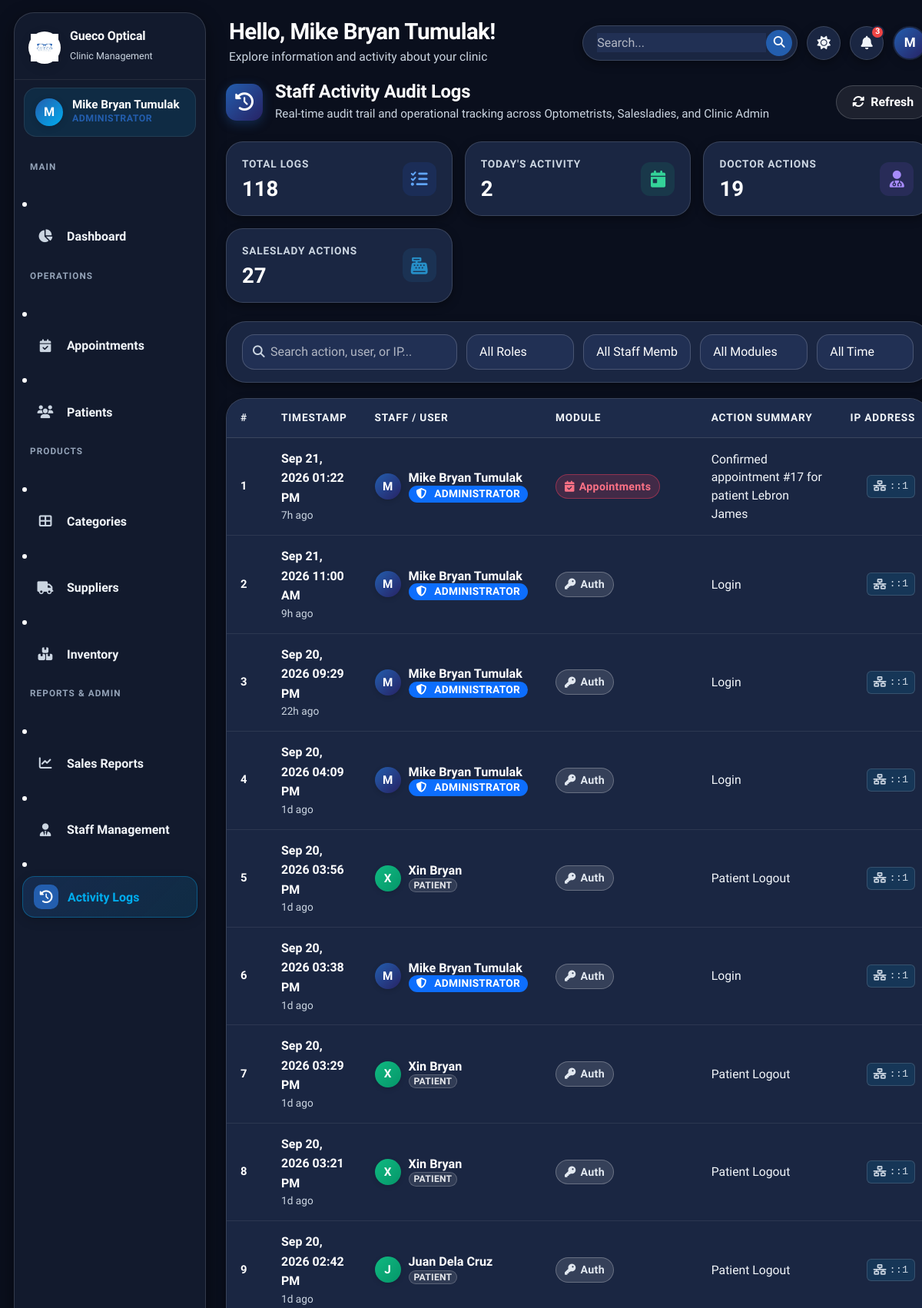
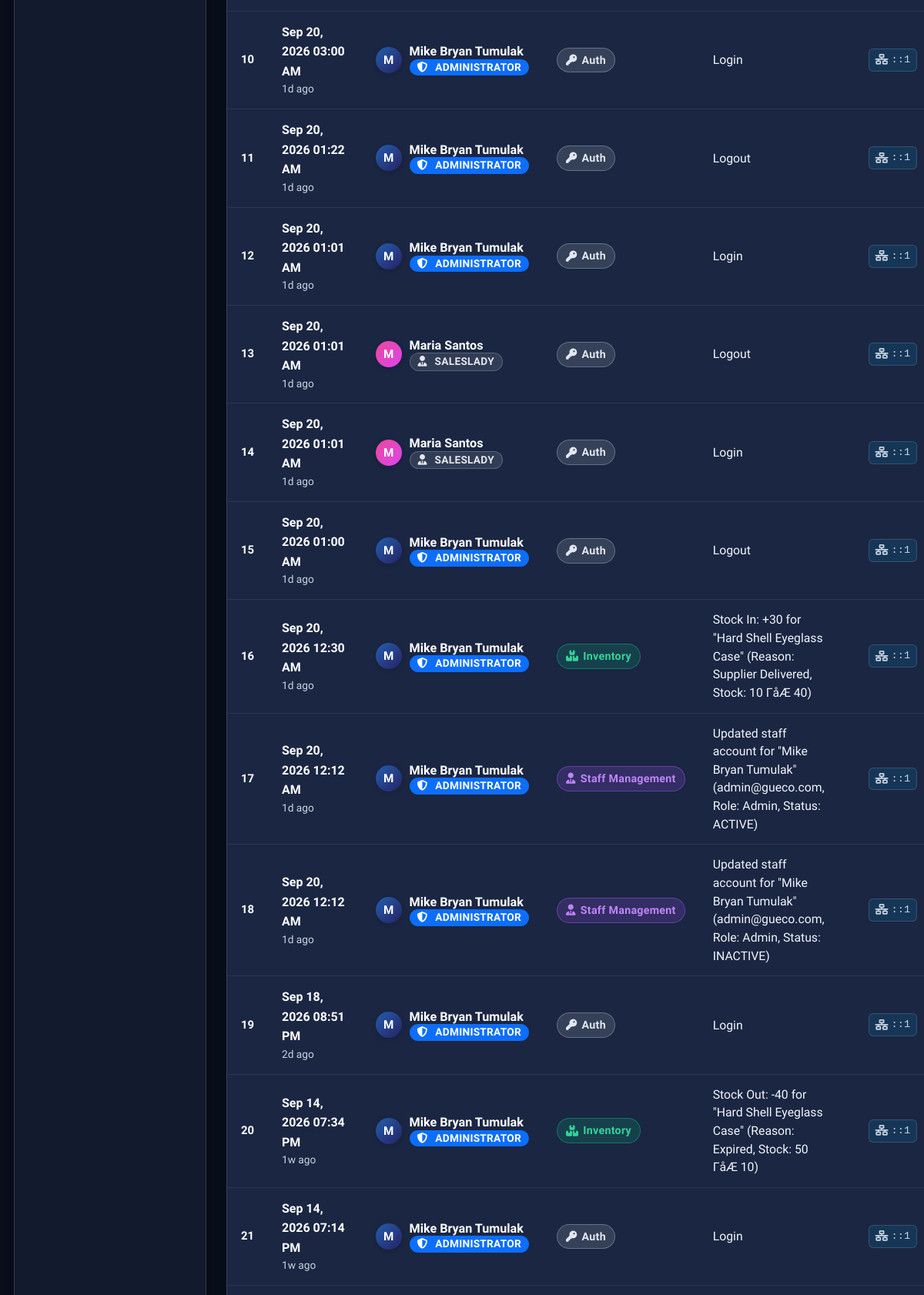
The page /admin/activity_logs.php (signed in, upper part) on the database its author committed (2 pictures, top to bottom).
### tables this page shows
CREATE TABLE `users` (
  `id` int(11) NOT NULL AUTO_INCREMENT,
  `full_name` varchar(100) NOT NULL,
  `email` varchar(100) NOT NULL,
  `password` varchar(255) NOT NULL,
  `role` enum('admin','doctor','saleslady') NOT NULL,
  `phone` varchar(20) DEFAULT NULL,
  `status` enum('active','inactive') DEFAULT 'active',
  `profile_photo` varchar(255) DEFAULT NULL,
  `created_at` timestamp NOT NULL DEFAULT current_timestamp(),
  `updated_at` timestamp NOT NULL DEFAULT current_timestamp() ON UPDATE current_timestamp(),
  PRIMARY KEY (`id`),
  UNIQUE KEY `email` (`email`)
);

CREATE TABLE `activity_logs` (
  `id` int(11) NOT NULL AUTO_INCREMENT,
  `user_id` int(11) DEFAULT NULL,
  `user_type` enum('staff','patient') DEFAULT 'staff',
  `action` varchar(200) NOT NULL,
  `module` varchar(100) DEFAULT NULL,
  `ip_address` varchar(45) DEFAULT NULL,
  `created_at` timestamp NOT NULL DEFAULT current_timestamp(),
  PRIMARY KEY (`id`),
  KEY `user_id` (`user_id`),
  CONSTRAINT `activity_logs_ibfk_1` FOREIGN KEY (`user_id`) REFERENCES `users` (`id`) ON DELETE SET NULL
);

CREATE TABLE `patients` (
  `id` int(11) NOT NULL AUTO_INCREMENT,
  `first_name` varchar(100) DEFAULT NULL,
  `middle_name` varchar(100) DEFAULT NULL,
  `last_name` varchar(100) DEFAULT NULL,
  `full_name` varchar(100) DEFAULT NULL,
  `email` varchar(100) NOT NULL,
  `google_id` varchar(255) DEFAULT NULL,
  `password` varchar(255) NOT NULL,
  `phone` varchar(20) DEFAULT NULL,
  `address` text DEFAULT NULL,
  `birthdate` date DEFAULT NULL,
  `gender` enum('male','female','other') DEFAULT NULL,
  `avatar` varchar(500) DEFAULT NULL,
  `status` enum('active','inactive') DEFAULT 'active',
  `created_at` timestamp NOT NULL DEFAULT current_timestamp(),
  `updated_at` timestamp NOT NULL DEFAULT current_timestamp() ON UPDATE current_timestamp(),
  `reset_otp_hash` varchar(255) DEFAULT NULL,
  `reset_expires` datetime DEFAULT NULL,
  PRIMARY KEY (`id`),
  UNIQUE KEY `email` (`email`),
  UNIQUE KEY `google_id` (`google_id`)
);

### admin/activity_logs.php (the view, shortened to what the rows shown need)
<?php
require_once __DIR__ . '/../config/functions.php';
$db = getDB();
$page         = max(1, (int)($_GET['page'] ?? 1));
$perPage      = 25;
$where = ['1=1'];
$params = [];
$whereStr = implode(' AND ', $where);
$countSql = "
    SELECT COUNT(*) as c
    FROM activity_logs l
    LEFT JOIN users u ON u.id = l.user_id AND l.user_type = 'staff'
    LEFT JOIN patients p ON p.id = l.user_id AND l.user_type = 'patient'
    WHERE $whereStr
";
$cntStmt = $db->prepare($countSql);
$cntStmt->execute($params);
$totalLogs = (int)($cntStmt->fetch()['c'] ?? 0);
$pg = paginate($totalLogs, $perPage, $page);
$fetchSql = "
    SELECT l.*,
           u.full_name as staff_name,
           u.role as staff_role,
           u.email as staff_email,
           p.full_name as patient_name
    FROM activity_logs l
    LEFT JOIN users u ON u.id = l.user_id AND l.user_type = 'staff'
    LEFT JOIN patients p ON p.id = l.user_id AND l.user_type = 'patient'
    WHERE $whereStr
    ORDER BY l.created_at DESC
    LIMIT ? OFFSET ?
";
$fetchParams = array_merge($params, [$perPage, $pg['offset']]);
$logsStmt = $db->prepare($fetchSql);
$logsStmt->execute($fetchParams);
$logs = $logsStmt->fetchAll();
function getModuleBadge(string $module): array {
    $m = strtolower($module);
    if (strpos($m, 'pos') !== false || strpos($m, 'sale') !== false) {
        return ['class' => 'mod-sales', 'icon' => 'fa-cash-register'];
    } elseif (strpos($m, 'prescription') !== false) {
        return ['class' => 'mod-prescriptions', 'icon' => 'fa-glasses'];
    } elseif (strpos($m, 'appointment') !== false) {
        return ['class' => 'mod-appointments', 'icon' => 'fa-calendar-check'];
    } elseif (strpos($m, 'inventory') !== false || strpos($m, 'stock') !== false) {
        return ['class' => 'mod-inventory', 'icon' => 'fa-boxes'];
    } elseif (strpos($m, 'staff') !== false) {
        return ['class' => 'mod-staff', 'icon' => 'fa-user-tie'];
    } elseif (strpos($m, 'cat') !== false) {
        return ['class' => 'mod-categories', 'icon' => 'fa-th-large'];
    } elseif (strpos($m, 'sup') !== false) {
        return ['class' => 'mod-suppliers', 'icon' => 'fa-truck'];
    } elseif (strpos($m, 'auth') !== false || strpos($m, 'login') !== false || strpos($m, 'logout') !== false) {
        return ['class' => 'mod-auth', 'icon' => 'fa-key'];
    }
    return ['class' => 'mod-default', 'icon' => 'fa-shield-halved'];
}
$extraHead = '<link rel="stylesheet" href="' . BASE_URL . 'assets/css/pages/activity_logs.css?v=' . time() . '">';
include __DIR__ . '/../includes/header.php';
?>
<div class="table-wrapper">
  <div class="table-responsive">
    <table class="table">
      <thead>
        <tr>
          <th style="width: 60px;">#</th>
          <th style="width: 200px;">Timestamp</th>
          <th style="width: 220px;">Staff / User</th>
          <th style="width: 160px;">Module</th>
          <th>Action Summary</th>
          <th style="width: 140px; text-align: right;">IP Address</th>
        </tr>
      </thead>
      <tbody>
        <?php if (empty($logs)): ?>
        <tr>
          <td colspan="6">
            <div class="empty-state" style="text-align:center; padding:48px 20px;">
              <div class="empty-icon" style="font-size:2.5rem; color:var(--text-muted); margin-bottom:12px;">
                <i class="fas fa-history"></i>
              </div>
              <h6 style="font-weight:700; color:var(--text-primary); margin-bottom:4px;">No activity logs recorded</h6>
              <p style="font-size:0.84rem; color:var(--text-muted);">Staff actions will automatically appear here as clinic operations occur.</p>
            </div>
          </td>
        </tr>
        <?php else: ?>
        <?php foreach ($logs as $i => $log): ?>
        <?php
          $isPatient = ($log['user_type'] === 'patient');
          $displayName = $isPatient ? ($log['patient_name'] ?? 'Patient #'.$log['user_id']) : ($log['staff_name'] ?? 'System / Former Staff');
          $avatarClass = 'avatar-' . ($isPatient ? 'patient' : ($log['staff_role'] ?? 'admin'));
          $modBadge = getModuleBadge($log['module'] ?? '');
        ?>
        <tr>
          <td style="color:var(--text-muted); font-size:0.78rem; font-weight:600;">
            <?= $pg['offset'] + $i + 1 ?>
          </td>
          <td>
            <div style="font-weight: 600; font-size: 0.84rem; color: var(--text-primary);">
              <?= date('M d, Y h:i A', strtotime($log['created_at'])) ?>
            </div>
            <div style="font-size: 0.72rem; color: var(--text-muted);">
              <?= timeAgo($log['created_at']) ?>
            </div>
          </td>
          <td>
            <div class="log-user-chip">
              <div class="log-user-avatar <?= $avatarClass ?>">
                <?= strtoupper(substr($displayName, 0, 1)) ?>
              </div>
              <div>
                <div class="log-user-name"><?= sanitize($displayName) ?></div>
                <div class="log-user-role">
                  <?php if ($isPatient): ?>
                    <span class="badge bg-secondary" style="font-size:0.64rem; padding:2px 6px;">Patient</span>
                  <?php else: ?>
                    <?= roleBadge($log['staff_role'] ?? 'admin') ?>
                  <?php endif; ?>
                </div>
              </div>
            </div>
          </td>
          <td>
            <span class="module-badge <?= $modBadge['class'] ?>">
              <i class="fas <?= $modBadge['icon'] ?>"></i>
              <?= sanitize($log['module'] ?: 'General') ?>
            </span>
          </td>
          <td>
            <div class="log-action-text">
              <?= sanitize($log['action']) ?>
            </div>
          </td>
          <td style="text-align: right;">
            <span class="log-ip-badge">
              <i class="fas fa-network-wired"></i> <?= sanitize($log['ip_address'] ?: '—') ?>
            </span>
          </td>
        </tr>
        <?php endforeach; ?>
        <?php endif; ?>
      </tbody>
    </table>
  </div>
</div>
<?php include __DIR__ . '/../includes/footer.php'; ?>

### includes/header.php (shortened to what the rows shown need)
<?php
require_once __DIR__ . '/../config/functions.php';
$user        = getCurrentUser();
$fullName    = $user['full_name'] ?? 'Admin';
$initials    = strtoupper(substr($fullName, 0, 1));
$userTheme = $_COOKIE['gueco_theme'] ?? ($_COOKIE['theme'] ?? 'dark');
$currentTheme = ($userTheme === 'light') ? 'light' : 'dark';
?>
<!DOCTYPE html>
<html lang="en" data-theme="<?= $currentTheme ?>">
<head>
  <link href="https://cdn.jsdelivr.net/npm/bootstrap@5.3.3/dist/css/bootstrap.min.css" rel="stylesheet">
  <link rel="stylesheet" href="https://cdnjs.cloudflare.com/ajax/libs/font-awesome/6.5.0/css/all.min.css">
  <link rel="stylesheet" href="<?= BASE_URL ?>assets/css/style.css?v=<?= time() ?>">
  <?php if (isset($extraHead)) echo $extraHead; ?>
</head>
<body>
<div class="app-wrapper">
  <aside class="sidebar" id="sidebar">
    <div class="sidebar-user">
      <div class="user-avatar">
        <span><?= $initials ?></span>
      </div>
      <div class="user-info">
        <div class="user-name"><?= sanitize($fullName) ?></div>
        <div class="user-role"><?= getRoleLabel($user['role'] ?? '') ?></div>
      </div>
    </div>
  </aside>
  <div class="main-content">
    <header class="app-header">
      <div class="header-left">
        <div class="header-greeting">
          <h4>Hello, <?= sanitize($fullName) ?>!</h4>
          <p>Explore information and activity about your clinic</p>
        </div>
      </div>
      <div class="header-right">
        <div class="header-search-wrap">
          <input type="text" placeholder="Search..." aria-label="Search">
          <button type="button" class="header-search-btn" title="Search">
          </button>
        </div>
        <button class="header-icon-btn" id="themeToggle" title="Toggle Theme">
          <i class="fas fa-moon" id="themeIcon"></i>
        </button>
        <div class="dropdown" id="notifDropdownWrap">
          <button class="header-icon-btn" type="button" data-bs-toggle="dropdown" aria-expanded="false" title="Notifications">
          </button>
        </div>
        <div class="header-avatar" title="<?= sanitize($fullName) ?>">
          <?= $initials ?>
        </div>
      </div>
    </header>
    <div class="page-content">

### config/functions.php (shortened to what the rows shown need)
<?php
function getCurrentUser(): ?array {
    try {
        $db = getDB();
        $stmt = $db->prepare("SELECT id, full_name, role, email, phone, status FROM users WHERE id = ?");
        $stmt->execute([$_SESSION['user_id']]);
        $user = $stmt->fetch();
        if ($user) {
            $currentUser = $user;
            return $currentUser;
        }
    } catch (Exception $e) {
    }
    $currentUser = [
        'id'        => $_SESSION['user_id'] ?? 0,
        'full_name' => $_SESSION['user_name'] ?? 'User',
        'role'      => $_SESSION['user_role'] ?? 'guest',
        'email'     => $_SESSION['user_email'] ?? '',
    ];
    return $currentUser;
}
function getRoleLabel(string $role): string {
    return match($role) {
        'admin'     => 'Administrator',
        'doctor'    => 'Optometrist',
        'saleslady' => 'Saleslady / Cashier',
        default     => ucfirst($role),
    };
}
function sanitize(string $value): string {
    return htmlspecialchars(strip_tags(trim($value)), ENT_QUOTES, 'UTF-8');
}
function timeAgo(string $datetime): string {
    try {
        $tz = new DateTimeZone('Asia/Manila');
        $now = new DateTime('now', $tz);
        $past = new DateTime($datetime, $tz);
        $diff = $now->diff($past);
        if ($diff->d >= 7) return floor($diff->d / 7) . 'w ago';
        if ($diff->d > 0) return $diff->d . 'd ago';
        if ($diff->h > 0) return $diff->h . 'h ago';
        return 'Just now';
    } catch (Exception $e) {
        return formatDate($datetime);
    }
}
function roleBadge(string $role): string {
    $map = [
        'admin'     => ['primary',   'shield-alt', 'Administrator'],
        'doctor'    => ['info',      'user-md',    'Optometrist'],
        'saleslady' => ['secondary', 'user-tie',   'Saleslady'],
    ];
    $cfg = $map[$role] ?? ['secondary', 'user', ucfirst($role)];
    return "<span class='badge bg-{$cfg[0]}'><i class='fas fa-{$cfg[1]} me-1'></i>{$cfg[2]}</span>";
}
function paginate(int $total, int $perPage, int $currentPage): array {
    $totalPages = (int) ceil($total / $perPage);
    $offset = ($currentPage - 1) * $perPage;
    return [
        'total'       => $total,
        'per_page'    => $perPage,
        'current'     => $currentPage,
        'total_pages' => $totalPages,
        'pages'       => $totalPages,
        'offset'      => $offset,
        'has_prev'    => $currentPage > 1,
        'has_next'    => $currentPage < $totalPages,
    ];
}

### rows shown on the page
users: full_name "M", full_name "Mike Bryan Tumulak", role "ADMINISTRATOR"
activity_logs: offset "1", created_at "Sep 21, 2026 01:22 PM", created_at "7h ago", user_type.full_name "M", user.full_name "Mike Bryan Tumulak", user.role "ADMINISTRATOR", module "Appointments", action "Confirmed appointment #17 for patient Lebron James", ip_address "::1"
activity_logs: offset "2", created_at "Sep 21, 2026 11:00 AM", created_at "9h ago", user_type.full_name "M", user.full_name "Mike Bryan Tumulak", user.role "ADMINISTRATOR", module "Auth", action "Login", ip_address "::1"
activity_logs: offset "3", created_at "Sep 20, 2026 09:29 PM", created_at "22h ago", user_type.full_name "M", user.full_name "Mike Bryan Tumulak", user.role "ADMINISTRATOR", module "Auth", action "Login", ip_address "::1"
activity_logs: offset "4", created_at "Sep 20, 2026 04:09 PM", created_at "1d ago", user_type.full_name "M", user.full_name "Mike Bryan Tumulak", user.role "ADMINISTRATOR", module "Auth", action "Login", ip_address "::1"
activity_logs: offset "5", created_at "Sep 20, 2026 03:56 PM", created_at "1d ago", user_type.full_name "X", patients.full_name "Xin Bryan", shows "PATIENT", module "Auth", action "Patient Logout", ip_address "::1"
activity_logs: offset "6", created_at "Sep 20, 2026 03:38 PM", created_at "1d ago", user_type.full_name "M", user.full_name "Mike Bryan Tumulak", user.role "ADMINISTRATOR", module "Auth", action "Login", ip_address "::1"
activity_logs: offset "7", created_at "Sep 20, 2026 03:29 PM", created_at "1d ago", user_type.full_name "X", patients.full_name "Xin Bryan", shows "PATIENT", module "Auth", action "Patient Logout", ip_address "::1"
activity_logs: offset "8", created_at "Sep 20, 2026 03:21 PM", created_at "1d ago", user_type.full_name "X", patients.full_name "Xin Bryan", shows "PATIENT", module "Auth", action "Patient Logout", ip_address "::1"
activity_logs: offset "9", created_at "Sep 20, 2026 02:42 PM", created_at "1d ago", user_type.full_name "J", patients.full_name "Juan Dela Cruz", shows "PATIENT", module "Auth", action "Patient Logout", ip_address "::1"
activity_logs: offset "10", created_at "Sep 20, 2026 03:00 AM", created_at "1d ago", user_type.full_name "M", user.full_name "Mike Bryan Tumulak", user.role "ADMINISTRATOR", module "Auth", action "Login", ip_address "::1"
activity_logs: offset "11", created_at "Sep 20, 2026 01:22 AM", created_at "1d ago", user_type.full_name "M", user.full_name "Mike Bryan Tumulak", user.role "ADMINISTRATOR", module "Auth", action "Logout", ip_address "::1"
activity_logs: offset "12", created_at "Sep 20, 2026 01:01 AM", created_at "1d ago", user_type.full_name "M", user.full_name "Mike Bryan Tumulak", user.role "ADMINISTRATOR", module "Auth", action "Login", ip_address "::1"
activity_logs: offset "13", created_at "Sep 20, 2026 01:01 AM", created_at "1d ago", user_type.full_name "M", user.full_name "Maria Santos", user.role "SALESLADY", module "Auth", action "Logout", ip_address "::1"
activity_logs: offset "14", created_at "Sep 20, 2026 01:01 AM", created_at "1d ago", user_type.full_name "M", user.full_name "Maria Santos", user.role "SALESLADY", module "Auth", action "Login", ip_address "::1"
activity_logs: offset "15", created_at "Sep 20, 2026 01:00 AM", created_at "1d ago", user_type.full_name "M", user.full_name "Mike Bryan Tumulak", user.role "ADMINISTRATOR", module "Auth", action "Logout", ip_address "::1"
activity_logs: offset "16", created_at "Sep 20, 2026 12:30 AM", created_at "1d ago", user_type.full_name "M", user.full_name "Mike Bryan Tumulak", user.role "ADMINISTRATOR", module "Inventory", action "Stock In: +30 for \"Hard Shell Eyeglass Case\" (Reason: Supplier Delivered, Stock: 10 ΓåÆ 40)", ip_address "::1"
activity_logs: offset "17", created_at "Sep 20, 2026 12:12 AM", created_at "1d ago", user_type.full_name "M", user.full_name "Mike Bryan Tumulak", user.role "ADMINISTRATOR", module "Staff Management", action "Updated staff account for \"Mike Bryan Tumulak\" (admin@gueco.com, Role: Admin, Status: ACTIVE)", ip_address "::1"
activity_logs: offset "18", created_at "Sep 20, 2026 12:12 AM", created_at "1d ago", user_type.full_name "M", user.full_name "Mike Bryan Tumulak", user.role "ADMINISTRATOR", module "Staff Management", action "Updated staff account for \"Mike Bryan Tumulak\" (admin@gueco.com, Role: Admin, Status: INACTIVE)", ip_address "::1"
activity_logs: offset "19", created_at "Sep 18, 2026 08:51 PM", created_at "2d ago", user_type.full_name "M", user.full_name "Mike Bryan Tumulak", user.role "ADMINISTRATOR", module "Auth", action "Login", ip_address "::1"
activity_logs: offset "20", created_at "Sep 14, 2026 07:34 PM", created_at "1w ago", user_type.full_name "M", user.full_name "Mike Bryan Tumulak", user.role "ADMINISTRATOR", module "Inventory", action "Stock Out: -40 for \"Hard Shell Eyeglass Case\" (Reason: Expired, Stock: 50 ΓåÆ 10)", ip_address "::1"
activity_logs: offset "21", created_at "Sep 14, 2026 07:14 PM", created_at "1w ago", user_type.full_name "M", user.full_name "Mike Bryan Tumulak", user.role "ADMINISTRATOR", module "Auth", action "Login", ip_address "::1"

### other values the page prints
min($notifCount, 99) "3"
$statsTotalAll "118"
$statsToday "2"
$statsDoctor "19"
$statsSaleslady "27"
